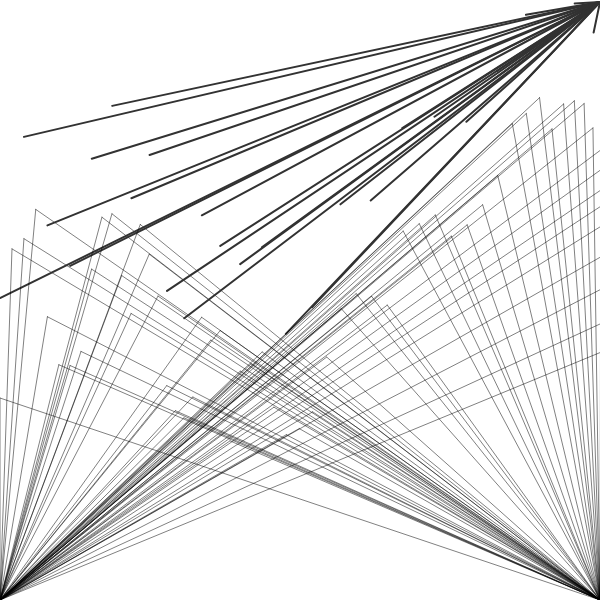
Frame 1 (no input)
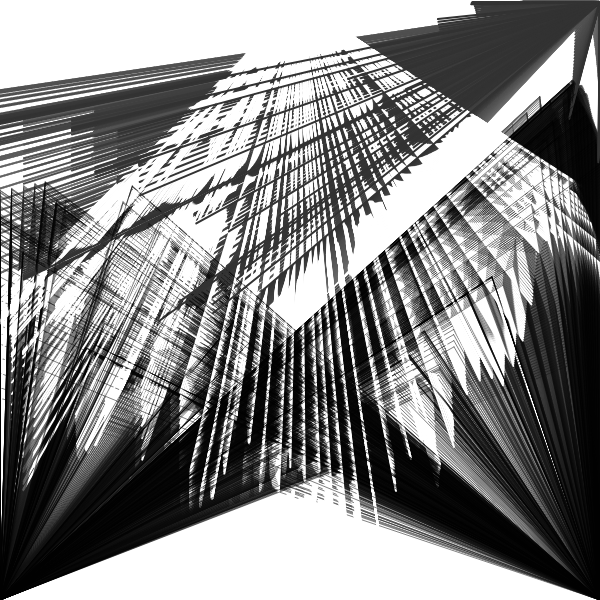
Frame 60 (no input)
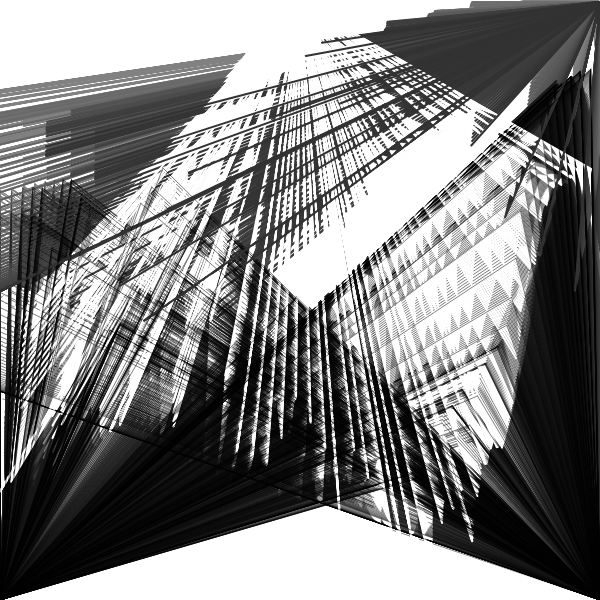
Frame 120 (the mouse pressed at the canvas centre since frame 60)

The p5.js sketch that drew these frames (run headless with seeded random() and noise() and a simulated clock; from frame 60 on, the mouse is pressed at the canvas centre):

// p5.js sketch
// ── sketch.js
/*
ref.
A trick to get looping curves with lerp and delay
https://necessarydisorder.wordpress.com/2018/03/31/a-trick-to-get-looping-curves-with-lerp-and-delay/
*/


const CYCLE = 480;
const VERT_NUM = 3000;
let DELAY_FACTOR = 1.3;


function setup() {

    const s = min(windowWidth , windowHeight);
  createCanvas(s,s); 
  w = 600;
  var canvas;
    if(windowWidth>=600 && windowHeight >=600){
      canvas = createCanvas(600, 600);
    }
    else{
      canvas = createCanvas(windowWidth, windowHeight - 100);
    }

  var x = (windowWidth - width) / 2;
  var y = (windowHeight - height) / 2;

  canvas.position(x, y);
  background(255);
  noStroke();

}

function x1(t){
  return  (cos(TAU * t) - 1) * height * 0.0;
}
function y1(t){
  return 0.5 * width + width * (noise(sin(TAU * t) * 2) - 0.5);
}
 
function x2(t){
  return (cos(TAU * t) + 1) * width * 0.1 + width;
}
function y2(t){
  return 0.5 * width - 0.4 * width * cos(TAU * t);
  
}
 

function draw(){
  
  const frameRatio = frameCount % CYCLE / CYCLE;
  
  const w = 50;
  strokeJoin(ROUND);
  noFill();
  background(255, 1);


    for(let i=0;i< VERT_NUM; i+=50){
      strokeWeight(2)
    stroke(255);
  fill(0, 10)

    const vertRatio = (i / VERT_NUM) % 1;
    let x = lerp(x1(frameRatio - DELAY_FACTOR * vertRatio*10), x2(frameRatio - DELAY_FACTOR * (20 - vertRatio)), vertRatio);
    let y = lerp(y1(frameRatio - DELAY_FACTOR * vertRatio*2), y2(frameRatio - DELAY_FACTOR * ( vertRatio)), vertRatio);
    line(x, y + 100, width/2, 2);

  }

    for(let i=0;i< VERT_NUM; i+=50){
      strokeWeight(0.5)
    stroke(0);
    fill(0)

    const vertRatio = (i / VERT_NUM) % 1;
    let x = lerp(x1(frameRatio - DELAY_FACTOR * vertRatio), x2(frameRatio - DELAY_FACTOR * (20 - vertRatio)), vertRatio);
    let y = lerp(y1(frameRatio - DELAY_FACTOR * vertRatio*2), y2(frameRatio - DELAY_FACTOR * ( vertRatio)), vertRatio);
    line(x, y , width, height);

  }



  for(let i=0;i< VERT_NUM; i+=100){
    strokeWeight(2)
    stroke(50);
  fill(255, 10)

    const vertRatio = (i / VERT_NUM) % 1;
    let x = lerp(x1(frameRatio - DELAY_FACTOR * vertRatio), x2(frameRatio - DELAY_FACTOR * (vertRatio)), vertRatio);
    let y = lerp(y1(frameRatio - DELAY_FACTOR * vertRatio*-2), y2(frameRatio - DELAY_FACTOR * (500 - vertRatio)), vertRatio);
    line(x, y - 100, width, 2);

  }

  for(let i=0;i< VERT_NUM; i+=50){
    strokeWeight(0.5)
    stroke(0);
    fill(0)

    const vertRatio = (i / VERT_NUM) % 1;
    let x = lerp(x1(frameRatio - DELAY_FACTOR * vertRatio), x2(frameRatio - DELAY_FACTOR * (20 - vertRatio)), vertRatio);
    let y = lerp(y1(frameRatio - DELAY_FACTOR * vertRatio*2), y2(frameRatio - DELAY_FACTOR * ( vertRatio)), vertRatio);
    line(x, y , 0, height);

  }

}


function createCols(_url) {
  let slash_index = _url.lastIndexOf('/');
  let pallate_str = _url.slice(slash_index + 1);
  let arr = pallate_str.split('-');
  for (let i = 0; i < arr.length; i++) {
    arr[i] = '#' + arr[i];
  }
  return arr;
}
